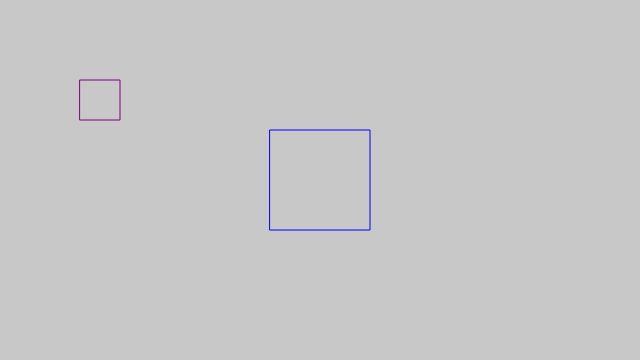
Frame 1 (no input)
Frame 60 (no input): identical to frame 1, image omitted
Frame 120 (the mouse pressed at the canvas centre since frame 60): identical to frame 1, image omitted

The p5.js sketch that drew this single still picture (run headless with seeded random() and noise() and a simulated clock; from frame 60 on, the mouse is pressed at the canvas centre):

// p5.js sketch
// ── sketch.js
let shapeA;
let shapeB;

let isCol = false;

function setup() {
  createCanvas(640, 360);
  shapeA = {
    x: 320,
    y: 180,
    w: 100,
    h: 100,
    rotation: 0,
  };

  shapeB = {
    x: 100,
    y: 100,
    w: 40,
    h: 40,
    //rotation: 30,
    rotation: 0,
  };
}

function draw() {
  background(200);
  let ret = check();
  if (ret) {
    isCol = true;
  } else {
    isCol = false;
  }

  push();
  noFill();
  if (isCol) {
    stroke("red");
  } else {
    stroke("blue");
  }
  translate(shapeA.x, shapeA.y);
  rect(-shapeA.w / 2, -shapeA.h / 2, shapeA.w, shapeA.h);
  pop();

  push();
  noFill();
  if (isCol) {
    stroke("red");
  } else {
    stroke("purple");
  }
  translate(shapeB.x, shapeB.y);
  angleMode(DEGREES);
  rotate(shapeB.rotation);
  rect(-shapeB.w / 2, -shapeB.h / 2, shapeB.w, shapeB.h);
  pop();

  //angleMode(RADIANS);
}

function check() {
  let shortestDist = Number.MAX_VALUE;

  let verts2 = getTransformedVerts(shapeB);
  //console.log("vertsB", verts2);

  let verts1 = getTransformedVerts(shapeA);
  //console.log("vertsA", verts1);

  let vOffset = new SATPoint(shapeA.x - shapeB.x, shapeA.y - shapeB.y);

  //console.log("shapeB:x", shapeA.x + shapeA.w / 2);
  //console.log("shapeB:y", shapeA.y + shapeA.h / 2);

  // set up the result object
  let result = new SATCollisionInfo();
  result.shapeA = shapeA;
  result.shapeB = shapeB;
  result.shapeAContained = true;
  result.shapeBContained = true;

  for (let i = 0; i < verts1.length; i++) {
    let axis = _getPerpendicularAxis(verts1, i);
    //console.log("axis", axis);

    let polyARange = _projectVertsForMinMax(axis, verts1);
    //console.log("polyARange", polyARange);

    let polyBRange = _projectVertsForMinMax(axis, verts2);
    //console.log("polyBRange", polyBRange);

    var scalerOffset = _vectorDotProduct(axis, vOffset);
    //console.log("scalerOffset =", scalerOffset);
    polyARange.min += scalerOffset;
    polyARange.max += scalerOffset;

    // now check for a gap betwen the relative min's and max's
    if (
      polyARange.min - polyBRange.max > 0 ||
      polyBRange.min - polyARange.max > 0
    ) {
      // there is a gap - bail
      //console.log("GAP FOUND");
      return null;
    } else {
      //console.log("NOT FOUND");
    }

    let flipResultPositions = false;
    _checkRangesForContainment(
      polyARange,
      polyBRange,
      result,
      flipResultPositions
    );

    // calc the separation and store if this is the shortest
    let distMin = (polyBRange.max - polyARange.min) * -1;
    if (flipResultPositions) distMin *= -1;

    // check if this is the shortest by using the absolute val
    let distMinAbs = Math.abs(distMin);
    if (distMinAbs < shortestDist) {
      shortestDist = distMinAbs;

      result.distance = distMin;
      result.vector = axis;
    }
  }

  result.separation = new SATPoint(
    result.vector.x * result.distance,
    result.vector.y * result.distance
  );

  return result;
}

function _projectVertsForMinMax(axis, verts) {
  // note that we project the first point to both min and max
  let min = _vectorDotProduct(axis, verts[0]);
  let max = min;

  // now we loop over the remiaing vers, updating min/max as required
  for (let j = 1; j < verts.length; j++) {
    let temp = _vectorDotProduct(axis, verts[j]);
    if (temp < min) min = temp;
    if (temp > max) max = temp;
  }

  return { min: min, max: max };
}

function _getPerpendicularAxis(verts, index) {
  let pt1 = verts[index];
  let pt2 = index >= verts.length - 1 ? verts[0] : verts[index + 1]; // get the next index, or wrap around if at the end

  let axis = new SATPoint(-(pt2.y - pt1.y), pt2.x - pt1.x);
  axis.normalize();
  return axis;
}

function _vectorDotProduct(pt1, pt2) {
  return pt1.x * pt2.x + pt1.y * pt2.y;
}

function keyPressed() {
  if (key == "ArrowLeft") {
    shapeB.x -= 10;
  }

  if (key == "ArrowRight") {
    shapeB.x += 10;
  }

  if (key == "ArrowUp") {
    shapeB.y -= 10;
  }

  if (key == "ArrowDown") {
    shapeB.y += 10;
  }

  if (key == "r") {
    shapeB.rotation += 10;
  }
  //let ret = check();
  //console.log("result", ret);
}

function mouseClicked() {}

function getTransformedVerts(s) {
  let verts = [];

  let cX = 0;
  let cY = 0;

  let halfW = s.w / 2;
  let halfH = s.h / 2;

  verts.push(new SATPoint(cX + halfW, cY + halfH));
  verts.push(new SATPoint(cX - halfW, cY + halfH));
  verts.push(new SATPoint(cX - halfW, cY - halfH));
  verts.push(new SATPoint(cX + halfW, cY - halfH));

  let rotation = s.rotation;
  for (let i = 0; i < verts.length; i++) {
    if (rotation != 0) {
      let vert = verts[i];
      //console.log("vert bef:", vert);
      let hyp = Math.sqrt(Math.pow(vert.x, 2) + Math.pow(vert.y, 2));
      //console.log("Hyp:", hyp);
      let angle = Math.atan2(vert.y, vert.x);
      angle += rotation * (Math.PI / 180);
      vert.x = Math.cos(angle) * hyp;
      vert.y = Math.sin(angle) * hyp;
      //console.log("vert aft:", vert);
      verts[i] = vert;
    }
  }
  //console.log("vertices", verts);
  return verts;
}

function rval(tmp, rotation) {
  //let vert = { x: tmp.x + tmp.w / 2, y: tmp.y - tmp.h / 2 };
  let vert = { x: tmp.x, y: tmp.y };
  if (rotation != 0) {
    //console.log("vert bef:", vert);
    let hyp = Math.sqrt(Math.pow(vert.x, 2) + Math.pow(vert.y, 2));
    //console.log("Hyp:", hyp);
    let angle = Math.atan2(vert.y, vert.x);
    angle += rotation * (Math.PI / 180);
    vert.x = Math.cos(angle) * hyp;
    vert.y = Math.sin(angle) * hyp;
  }
  return vert;
}

class SATPoint {
  x = 0;
  y = 0;

  constructor(x = 0, y = 0) {
    this.x = x;
    this.y = y;
  }

  normalize() {
    this.magnitude = 1;
  }

  set magnitude(value) {
    let len = Math.sqrt(Math.pow(this.x, 2) + Math.pow(this.y, 2));
    if (len == 0) return;
    let ratio = value / len;
    this.x *= ratio;
    this.y *= ratio;
  }
  get magnitude() {
    return Math.sqrt(Math.pow(this.x, 2) + Math.pow(this.y, 2));
  }

  clone() {
    let clone = new SATPoint();
    clone.x = this.x;
    clone.y = this.y;
    return clone;
  }
}

function getVerts(s) {
  ver = [];
  let cX = 0;
  let cY = 0;

  let halfX = s.w / 2;
  let halfY = s.h / 2;

  ver.push(new SATPoint(cX - halfX, cY - halfY));
  ver.push(new SATPoint(cX + halfX, cY - halfY));
  ver.push(new SATPoint(cX + halfX, cY + halfY));
  ver.push(new SATPoint(cX - halfX, cY + halfY));

  /*
  ver.push({ x: s.x, y: s.y });
  ver.push({ x: s.x + s.w, y: s.y });
  ver.push({ x: s.x + s.w, y: s.y + s.h });
  ver.push({ x: s.x, y: s.y + s.h });
  */
  return ver;
}

class SATCollisionInfo {
  shapeA = null; // the first shape
  shapeB = null; // the second shape
  distance = 0; // how much overlap there is
  vector = new SATPoint(); // the direction you need to move - unit vector
  shapeAContained = false; // is object A contained in object B
  shapeBContained = false; // is object B contained in object A
  separation = new SATPoint(); // how far to separate
}

function _checkRangesForContainment(
  rangeA,
  rangeB,
  collisionInfo,
  flipResultPositions
) {
  if (flipResultPositions) {
    if (rangeA.max < rangeB.max || rangeA.min > rangeB.min)
      collisionInfo.shapeAContained = false;
    if (rangeB.max < rangeA.max || rangeB.min > rangeA.min)
      collisionInfo.shapeBContained = false;
  } else {
    if (rangeA.max > rangeB.max || rangeA.min < rangeB.min)
      collisionInfo.shapeAContained = false;
    if (rangeB.max > rangeA.max || rangeB.min < rangeA.min)
      collisionInfo.shapeBContained = false;
  }
}
